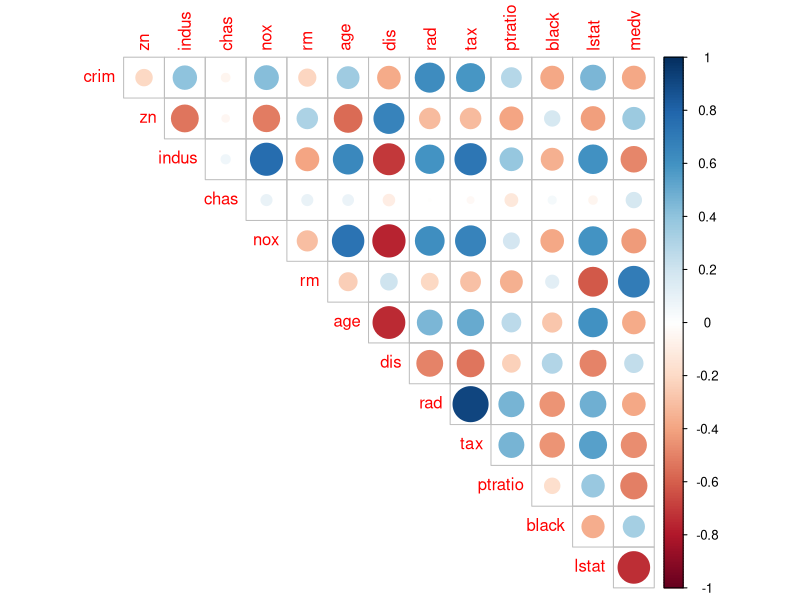
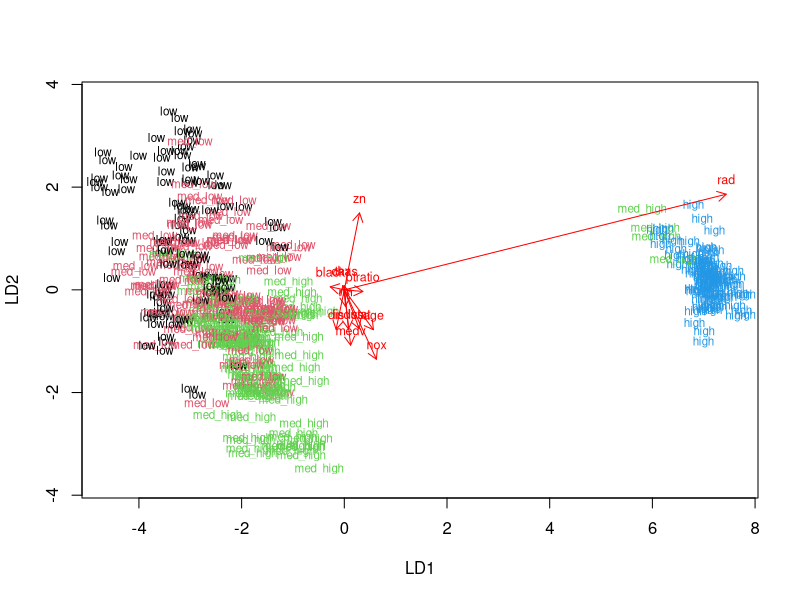
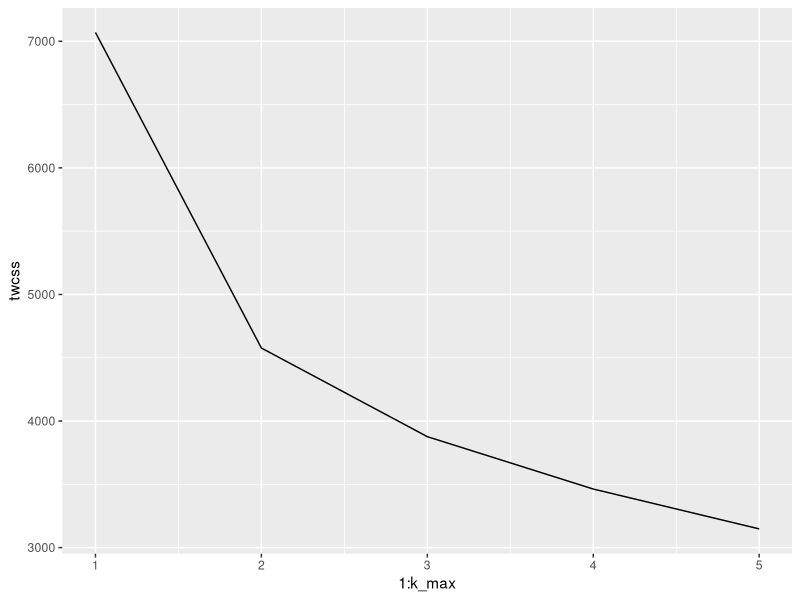
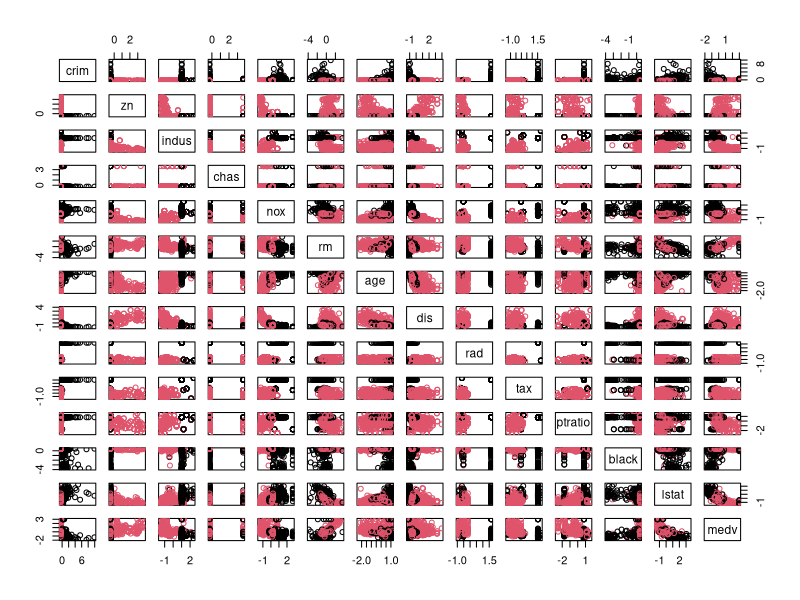
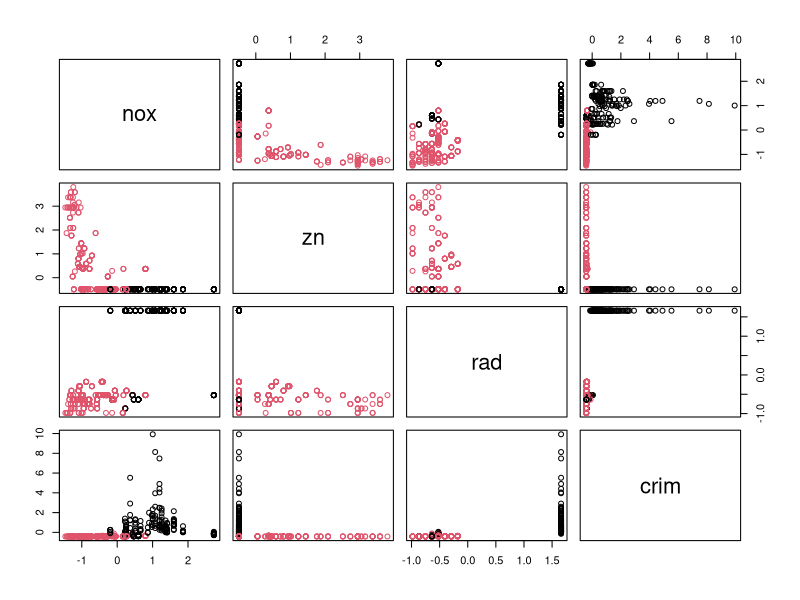
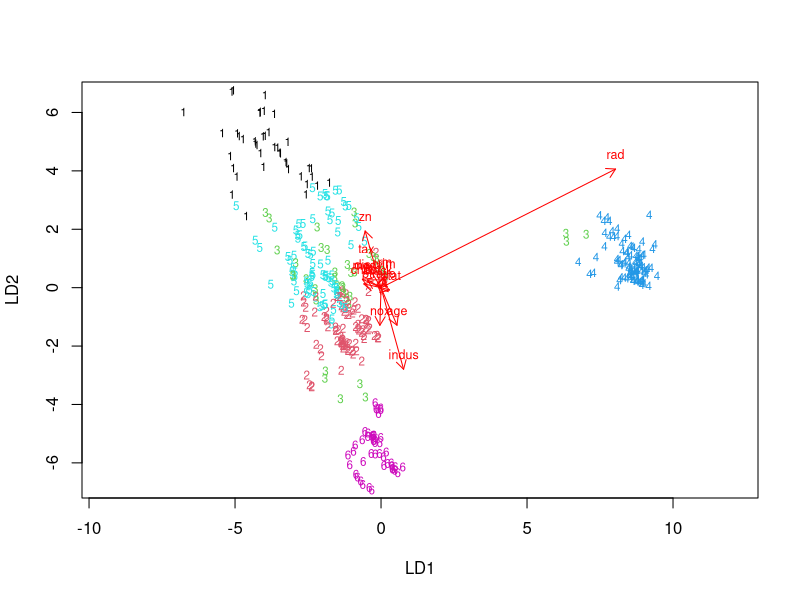

These charts were generated, in order, by the following R code:
## ---- chunk 1
library(MASS)
library(corrplot)
library(GGally)
library(ggplot2)

## ---- chunk 2
dim(Boston)
str(Boston)
## ---- chunk 3
summary(Boston)
corrplot(cor(Boston), method = "circle", type="upper", diag=FALSE)
## ---- chunk 4
bscaled <- as.data.frame(scale(Boston))
summary(bscaled)
bins <- quantile(bscaled$crim)
crime <- cut(bscaled$crim, breaks = bins, include.lowest = TRUE, label = c("low", "med_low", "med_high", "high"))
bscaled <- dplyr::select(bscaled, -crim)
bscaled <- data.frame(bscaled, crime)
## ---- chunk 5
set.seed(123)
ind <- sample(nrow(bscaled),  size = nrow(bscaled) * 0.8)
train <- bscaled[ind,]
test <- bscaled[-ind,]
true_class <- test$crime
test <- dplyr::select(test, -crime)
## ---- chunk 6
lda.fit <- lda(crime ~ ., data = train)
lda.arrows <- function(x, myscale = 1, arrow_heads = 0.1, color = "red", tex = 0.75, choices = c(1,2)){
  heads <- coef(x)
  arrows(x0 = 0, y0 = 0, 
         x1 = myscale * heads[,choices[1]], 
         y1 = myscale * heads[,choices[2]], col=color, length = arrow_heads)
  text(myscale * heads[,choices], labels = row.names(heads), 
       cex = tex, col=color, pos=3)
}
lda.fit
classes <- as.numeric(train$crime)
plot(lda.fit, dimen = 2, col =classes, pch =classes)
lda.arrows(lda.fit, myscale = 2)
## ---- chunk 7
lda.pred <- predict(lda.fit, newdata = test)
table(correct = true_class, predicted = lda.pred$class)
## ---- chunk 8
data(Boston)
boston_scaled <- scale(Boston)
euc_dist <- dist(boston_scaled)
summary(euc_dist)
km <-kmeans(boston_scaled, centers = 3)
## ---- chunk 9
set.seed(123)
k_max <- 5
twcss <- sapply(1:k_max, function(k){kmeans(boston_scaled, k)$tot.withinss})
qplot(x = 1:k_max, y = twcss, geom = 'line')
## ---- chunk 10
kmnew <-kmeans(boston_scaled, centers = 2)
pairs(boston_scaled, col = kmnew$cluster)
my_var <- c("nox","zn","rad","crim")
pairs(boston_scaled[,my_var], col = kmnew$cluster)
## ---- chunk 11
data(Boston)
boston_scaled <- scale(Boston)
boston_scaled <- as.data.frame(boston_scaled)

km <-kmeans(boston_scaled, centers = 6)
cluster <- km$cluster
boston_scaled <- data.frame(boston_scaled,cluster)

set.seed(345)
ind <- sample(nrow(boston_scaled),  size = nrow(boston_scaled) * 0.8)
train <- boston_scaled[ind,]
test <- boston_scaled[-ind,]
t_class <- test$cluster
test <- dplyr::select(test, -cluster)

lfit <- lda(cluster~., data = train)
classes <- as.numeric(train$cluster)
plot(lfit, dimen = 2, col =classes, pch =classes)
lda.arrows(lfit, myscale = 2)

lda.pred2 <- predict(lfit, newdata = test)
table(correct = t_class, predicted = lda.pred2$class)

